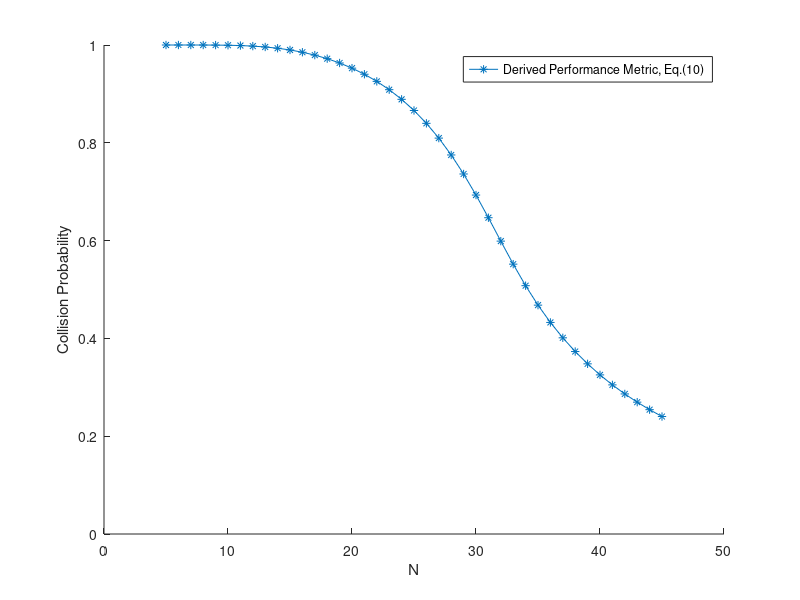

Reproduce this figure in MATLAB.
clear all;
close all;
format long;

double K[11];
double Ns[11];
double Nc[11];
double result[40];

counter = 11;
m = 100;

for n =5 : 45
  num = 0;
  denum = 0;
  for i = 1 : counter
    if i == 1
      K(i) = m;
    else
      K(i) = K(i-1) * ( 1 - exp( -K(i-1) / n ) );
    endif
    Ns(i) = K(i) * exp( -K(i) / n );
    Nc(i) = n - Ns(i) - n * exp(-K(i) / n);
    num = num + Nc(i);
    denum = denum + n;
    i++;
  end
  Pc = num / denum;
  printf("%i, ", n);
  printf("%f \n", Pc);
  result(n - 4) = Pc;
  n = n + 1;
end

hold on;

x = 5 : 45;
y = result(x-4);

plot(x,y,"-*-");
ylim([0 1]);
xlabel('N');
ylabel('Collision Probability');
legend('Derived Performance Metric, Eq.(10)');
